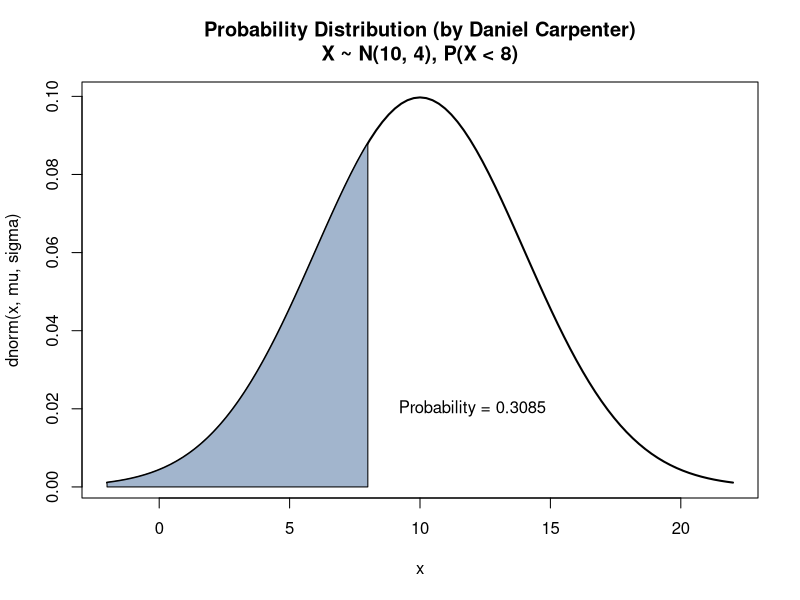
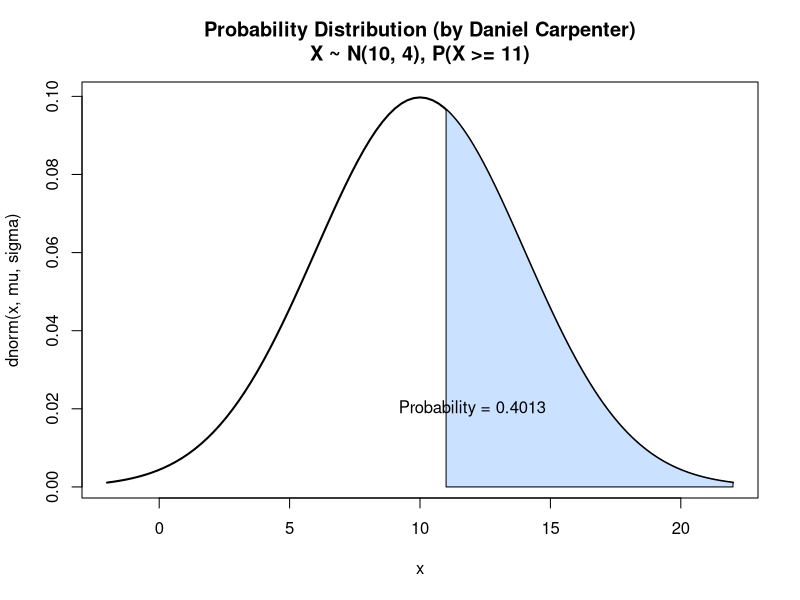
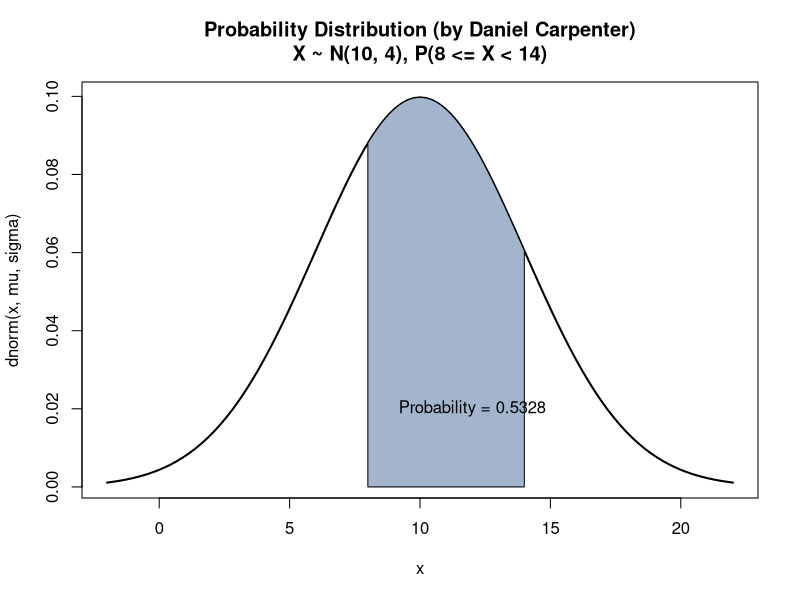
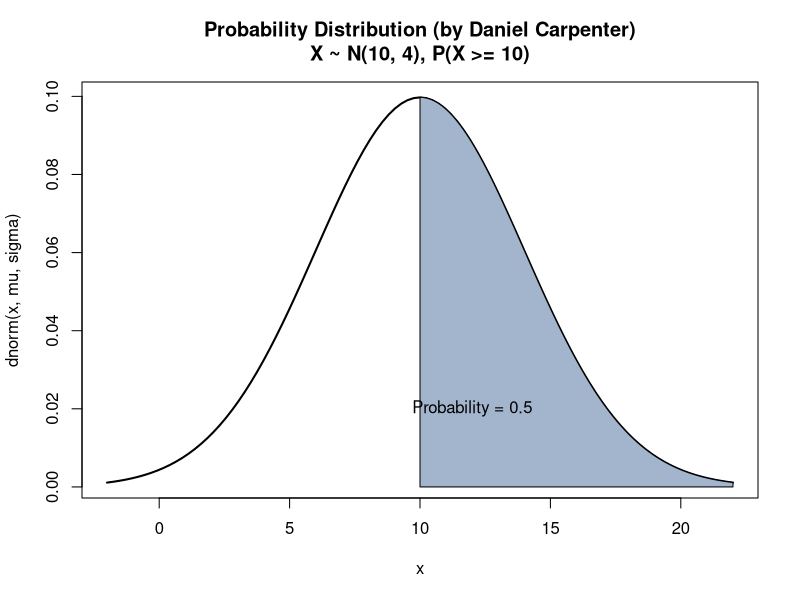
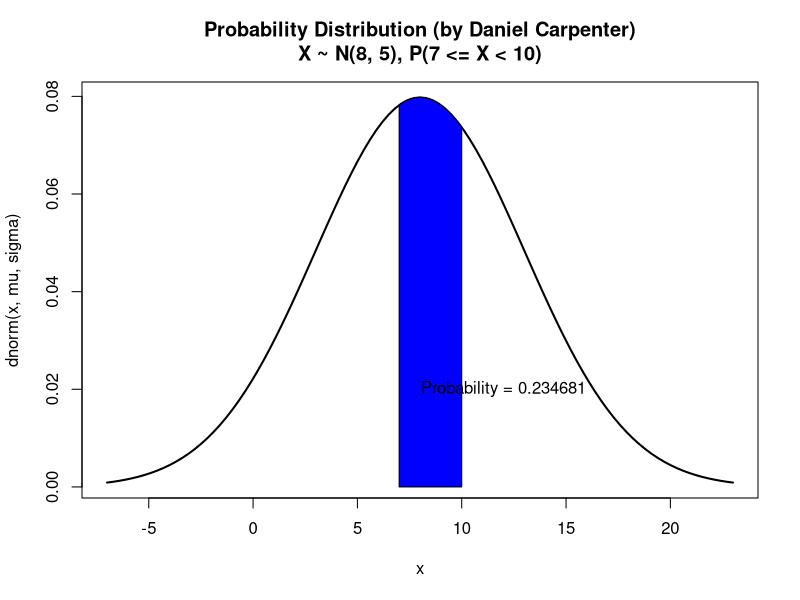

Recreate these plots in R, in order.
## ---- chunk 1
knitr::opts_chunk$set(echo = TRUE)
## ---- chunk 2
mu    = 10
sigma = 4
## ---- chunk 3
pnorm(8, mu, sigma)
## ---- chunk 4
1 - pnorm(11, mu, sigma)
## ---- chunk 5
# Inputs for upper and lower bound when calculating the area
upperBound = 14
lowerBound = 8

# Calculate the area in between the two bounds
pnorm(upperBound, mu, sigma) - pnorm(lowerBound, mu, sigma)
## ---- chunk 6
1 - pnorm(10, mu, sigma)
## ---- chunk 7
    Myfunction = function(mu, sigma, 
                          lowerBound = NA, upperBound = NA, 
                          roundTo = 4, 
                          color = paste0("lightsteelblue", floor(runif(1, min=1, max=4))),
                          returnCMD = FALSE)
    {
      
      # Calculate the "xlim" lower and upper bound for the Normal PDF Curve
      curveLowerBound <- mu - 3*sigma
      curveUpperBound <- mu + 3*sigma
      
      # Initialize variables related to output and graph
      title <- ""   # Title of graph
      exactProb = 0 # The exact probability of the questions
      
      # If no provided LOWER AND UPPER Bound (NA as parameter value) then assume none
      if (!(is.na(lowerBound)) & !(is.na(upperBound))) {
        title <- paste0(", P(", lowerBound, " <= X < ",upperBound,")")
        exactProb = pnorm(upperBound, mu, sigma) - pnorm(lowerBound, mu, sigma) # calculate prob 
        
      # If no provided LOWER Bound (NA as parameter value) then assume none
      } else if (is.na(lowerBound)) {
        lowerBound = curveLowerBound
        title <- paste0(", P(X < ",upperBound,")") # Set a dynamic title
        exactProb = pnorm(upperBound, mu, sigma) # calculate prob 
        
      # If no provided UPPER Bound (NA as parameter value) then assume none
      } else if(is.na(upperBound)) {
        upperBound = curveUpperBound
        title <- paste0(", P(X >= ",lowerBound,")")
        exactProb = 1 - pnorm(lowerBound, mu, sigma) # calculate prob 
      }
      
      # Create the line that displays the bell curve (between the CURVE bounds defined above)
      curve(
        
        ## Normally Distributed
        dnorm(x,mu,sigma), 
        
        ## Normally Distributed
        xlim=c(curveLowerBound, curveUpperBound), 
        
        ## Line width
        lwd =2, 
        
        ## Title with descriptive characteristics about function parameters
        main = paste0("Probability Distribution (by Daniel Carpenter)\n",
                      "X ~ N(",mu,", ",sigma,")", title)
      )
      
      # Add the AREA of between the lower and upper bound P(lowerBound<X<=upperBound)
      
        ## X-Axis curve (length does not matter)
        xcurve = seq(lowerBound,upperBound, length=1000)
        
        ## Y-Axis Curve
        ycurve = dnorm(xcurve, mu,sigma)
        
        ## Combine the X and Y curve to form the area (in green)
        polygon(c(lowerBound, xcurve, upperBound), 
                c(0, ycurve, 0), 
                col=color) 
      
      # Add the probability as text
        
        ## Calculate the area (probability)
        area = exactProb
        areaRounded = round(area, roundTo)
        
        ## Place this on the above plot
        text(12,0.02,substitute(paste("Probability = ", areaRounded), 
                                list(areaRounded = areaRounded)))
      
      # Return stats about the Plot
      if (returnCMD) {
        return(list(mu = mu, 
                    sigma = sigma,
                    prob = areaRounded))
      }
    }
## ---- chunk 8
Myfunction(mu, sigma, upperBound = 8)
## ---- chunk 9
Myfunction(mu, sigma, lowerBound = 11)
## ---- chunk 10
Myfunction(mu, sigma, lowerBound = 8, upperBound = 14)
## ---- chunk 11
Myfunction(mu, sigma, lowerBound = 10)
## ---- chunk 12
# Get function from above since it is dynamic and can handle the below calculations
mynormplot <- Myfunction
## ---- chunk 13
mynormplot(
  
  # Stats for Normal Distribution Creation
  mu = 8, 
  sigma = 5, 
  
  # Bounds for Calculating Probability
  lowerBound = 7, 
  upperBound = 10, 
  
  # Round to 6 decimal places
  roundTo = 6, 
  
  # Set color of the prob. area to "Blue"
  color = "Blue",
  
  # Since TRUE, we will return command line output with
  # mean of the normal, the standard deviation and the probability calculated
  returnCMD = TRUE) 
